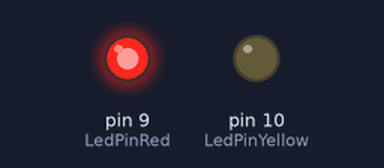
Bench run of a sketch on a simulated Arduino Uno, built with avr-gcc and run on an emulated ATmega328P. Shown: output pins drawn as LEDs (lit = HIGH).

Above: at 0.12 s.
At 2.62 s:
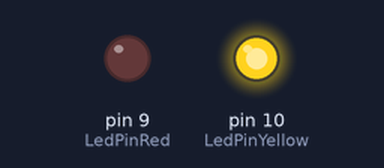
At 6.37 s:
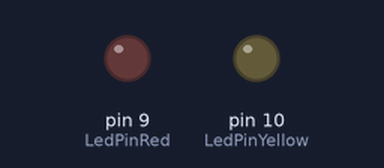
Timing chart, 0 to 6.9 s (numbered marks = the images above):
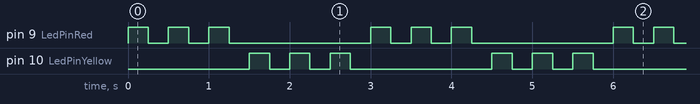

Measured:
- by itself, pin 9 (LedPinRed), pin 10 (LedPinYellow): repeats every 3.0 s: 2 × (LOW 0.25 s, HIGH 0.25 s), LOW 1.8 s, HIGH 0.25 s
- by itself, everything shown: repeats every 3.0 s, in 12 steps

The sketch:

arduino-alternating-leds.ino
```cpp
/*
  Project: Alternating LED Blinker

  Description:
  The red LED blinks three times.
  After that, the yellow LED blinks three times.
  The sequence repeats continuously.
*/

int LedPinRed = 9;  // Arduino pin connected to the red LED
int LedPinYellow = 10;  // Arduino pin connected to the yellow LED
int delayonTime1 = 250;  // How long the red LED remains ON, in milliseconds
int delayonTime2 = 250;  // How long the yellow LED remains ON, in milliseconds
int delayoffTime1 = 250;  // How long the red LED remains OFF, in milliseconds
int delayoffTime2 = 250;  // How long the yellow LED remains OFF, in milliseconds
int redBlinkTime = 3;  // Number of times the red LED should blink
int yellowBlinkTime = 3;  // Number of times the yellow LED should blink
int i;  // Counter used by the red LED for loop
int j;  // Counter used by the yellow LED for loop


void setup()  // setup() runs once when the Arduino is powered on or reset
{
  pinMode(LedPinRed, OUTPUT);  // Configure the red LED pin as an output pin
  pinMode(LedPinYellow, OUTPUT);  // Configure the yellow LED pin as an output pin
}


void loop()  // loop() runs repeatedly after setup() finishes
{
  // Repeat the red LED blinking sequence
  // until it has blinked redBlinkTime times
  for (i = 1; i <= redBlinkTime; i++)
  {

    digitalWrite(LedPinRed, HIGH);  // Turn the red LED on
    delay(delayonTime1);  // Keep the red LED on for 250 milliseconds
    digitalWrite(LedPinRed, LOW);  // Turn the red LED off
    delay(delayoffTime1);  // Keep the red LED off for 250 milliseconds
  }


  // Repeat the yellow LED blinking sequence
  // until it has blinked yellowBlinkTime times
  for (j = 1; j <= yellowBlinkTime; j++)
  {
    digitalWrite(LedPinYellow, HIGH);  // Turn the yellow LED on
    delay(delayonTime2);  // Keep the yellow LED on for 250 milliseconds
    digitalWrite(LedPinYellow, LOW);  // Turn the yellow LED off
    delay(delayoffTime2);  // Keep the yellow LED off for 250 milliseconds
  }
}
```
